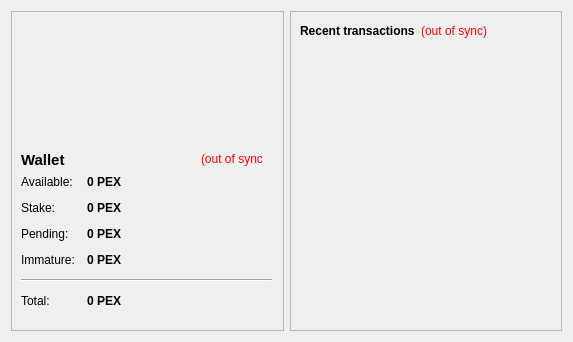
<?xml version="1.0" encoding="UTF-8"?>
<ui version="4.0">
 <class>OverviewPage</class>
 <widget class="QWidget" name="OverviewPage">
  <property name="geometry">
   <rect>
    <x>0</x>
    <y>0</y>
    <width>573</width>
    <height>342</height>
   </rect>
  </property>
  <property name="windowTitle">
   <string>Form</string>
  </property>
  <property name="styleSheet">
   <string notr="true">color: rgb(0, 0, 0);</string>
  </property>
  <layout class="QHBoxLayout" name="horizontalLayout" stretch="1,1">
   <item>
    <layout class="QVBoxLayout" name="verticalLayout_2">
     <item>
      <widget class="QFrame" name="frame">
       <property name="frameShape">
        <enum>QFrame::StyledPanel</enum>
       </property>
       <property name="frameShadow">
        <enum>QFrame::Raised</enum>
       </property>
       <widget class="QWidget" name="layoutWidget">
        <property name="geometry">
         <rect>
          <x>10</x>
          <y>164</y>
          <width>251</width>
          <height>213</height>
         </rect>
        </property>
        <layout class="QFormLayout" name="formLayout_2">
         <property name="fieldGrowthPolicy">
          <enum>QFormLayout::AllNonFixedFieldsGrow</enum>
         </property>
         <property name="horizontalSpacing">
          <number>12</number>
         </property>
         <property name="verticalSpacing">
          <number>12</number>
         </property>
         <item row="0" column="0">
          <widget class="QLabel" name="label">
           <property name="styleSheet">
            <string notr="true">color: rgb(0, 0, 0);</string>
           </property>
           <property name="text">
            <string>Available:</string>
           </property>
          </widget>
         </item>
         <item row="0" column="1">
          <widget class="QLabel" name="labelBalance">
           <property name="font">
            <font>
             <weight>75</weight>
             <bold>true</bold>
            </font>
           </property>
           <property name="cursor">
            <cursorShape>IBeamCursor</cursorShape>
           </property>
           <property name="toolTip">
            <string>Your current spendable balance</string>
           </property>
           <property name="styleSheet">
            <string notr="true">color: rgb(0, 0, 0);</string>
           </property>
           <property name="text">
            <string notr="true">0 PEX</string>
           </property>
           <property name="textInteractionFlags">
            <set>Qt::LinksAccessibleByMouse|Qt::TextSelectableByKeyboard|Qt::TextSelectableByMouse</set>
           </property>
          </widget>
         </item>
         <item row="2" column="0">
          <widget class="QLabel" name="label_6">
           <property name="styleSheet">
            <string notr="true">color: rgb(0, 0, 0);</string>
           </property>
           <property name="text">
            <string>Stake:</string>
           </property>
          </widget>
         </item>
         <item row="2" column="1">
          <widget class="QLabel" name="labelStake">
           <property name="font">
            <font>
             <weight>75</weight>
             <bold>true</bold>
            </font>
           </property>
           <property name="cursor">
            <cursorShape>IBeamCursor</cursorShape>
           </property>
           <property name="toolTip">
            <string>Total of coins that was staked, and do not yet count toward the current balance</string>
           </property>
           <property name="styleSheet">
            <string notr="true">color: rgb(0, 0, 0);</string>
           </property>
           <property name="text">
            <string notr="true">0 PEX</string>
           </property>
           <property name="textInteractionFlags">
            <set>Qt::LinksAccessibleByMouse|Qt::TextSelectableByKeyboard|Qt::TextSelectableByMouse</set>
           </property>
          </widget>
         </item>
         <item row="3" column="0">
          <widget class="QLabel" name="label_3">
           <property name="styleSheet">
            <string notr="true">color: rgb(0, 0, 0);</string>
           </property>
           <property name="text">
            <string>Pending:</string>
           </property>
          </widget>
         </item>
         <item row="3" column="1">
          <widget class="QLabel" name="labelUnconfirmed">
           <property name="font">
            <font>
             <weight>75</weight>
             <bold>true</bold>
            </font>
           </property>
           <property name="cursor">
            <cursorShape>IBeamCursor</cursorShape>
           </property>
           <property name="toolTip">
            <string>Total of transactions that have yet to be confirmed, and do not yet count toward the current balance</string>
           </property>
           <property name="styleSheet">
            <string notr="true">color: rgb(0, 0, 0);</string>
           </property>
           <property name="text">
            <string notr="true">0 PEX</string>
           </property>
           <property name="textInteractionFlags">
            <set>Qt::LinksAccessibleByMouse|Qt::TextSelectableByKeyboard|Qt::TextSelectableByMouse</set>
           </property>
          </widget>
         </item>
         <item row="4" column="0">
          <widget class="QLabel" name="labelImmatureText">
           <property name="styleSheet">
            <string notr="true">color: rgb(0, 0, 0);</string>
           </property>
           <property name="text">
            <string>Immature:</string>
           </property>
          </widget>
         </item>
         <item row="4" column="1">
          <widget class="QLabel" name="labelImmature">
           <property name="font">
            <font>
             <weight>75</weight>
             <bold>true</bold>
            </font>
           </property>
           <property name="toolTip">
            <string>Mined balance that has not yet matured</string>
           </property>
           <property name="styleSheet">
            <string notr="true">color: rgb(0, 0, 0);</string>
           </property>
           <property name="text">
            <string notr="true">0 PEX</string>
           </property>
           <property name="textInteractionFlags">
            <set>Qt::LinksAccessibleByMouse|Qt::TextSelectableByKeyboard|Qt::TextSelectableByMouse</set>
           </property>
          </widget>
         </item>
         <item row="5" column="0" colspan="2">
          <widget class="Line" name="line">
           <property name="orientation">
            <enum>Qt::Horizontal</enum>
           </property>
          </widget>
         </item>
         <item row="6" column="0">
          <widget class="QLabel" name="labelTotalText">
           <property name="styleSheet">
            <string notr="true">color: rgb(0, 0, 0);</string>
           </property>
           <property name="text">
            <string>Total:</string>
           </property>
          </widget>
         </item>
         <item row="6" column="1">
          <widget class="QLabel" name="labelTotal">
           <property name="font">
            <font>
             <weight>75</weight>
             <bold>true</bold>
            </font>
           </property>
           <property name="cursor">
            <cursorShape>IBeamCursor</cursorShape>
           </property>
           <property name="toolTip">
            <string>Your current total balance</string>
           </property>
           <property name="styleSheet">
            <string notr="true">color: rgb(0, 0, 0);</string>
           </property>
           <property name="text">
            <string notr="true">0 PEX</string>
           </property>
           <property name="textInteractionFlags">
            <set>Qt::LinksAccessibleByMouse|Qt::TextSelectableByKeyboard|Qt::TextSelectableByMouse</set>
           </property>
          </widget>
         </item>
        </layout>
       </widget>
       <widget class="QLabel" name="label_5">
        <property name="geometry">
         <rect>
          <x>10</x>
          <y>140</y>
          <width>49</width>
          <height>18</height>
         </rect>
        </property>
        <property name="font">
         <font>
          <pointsize>11</pointsize>
          <weight>75</weight>
          <bold>true</bold>
         </font>
        </property>
        <property name="styleSheet">
         <string notr="true">color: rgb(0, 0, 0);</string>
        </property>
        <property name="text">
         <string>Wallet</string>
        </property>
       </widget>
       <widget class="QLabel" name="labelWalletStatus">
        <property name="geometry">
         <rect>
          <x>190</x>
          <y>140</y>
          <width>62</width>
          <height>16</height>
         </rect>
        </property>
        <property name="toolTip">
         <string>The displayed information may be out of date. Your wallet automatically synchronizes with the Posex network after a connection is established, but this process has not completed yet.</string>
        </property>
        <property name="styleSheet">
         <string notr="true">QLabel { color: red; }</string>
        </property>
        <property name="text">
         <string notr="true">(out of sync)</string>
        </property>
        <property name="alignment">
         <set>Qt::AlignLeading|Qt::AlignLeft|Qt::AlignVCenter</set>
        </property>
       </widget>
      </widget>
     </item>
    </layout>
   </item>
   <item>
    <layout class="QVBoxLayout" name="verticalLayout_3">
     <item>
      <widget class="QFrame" name="frame_2">
       <property name="frameShape">
        <enum>QFrame::StyledPanel</enum>
       </property>
       <property name="frameShadow">
        <enum>QFrame::Raised</enum>
       </property>
       <layout class="QVBoxLayout" name="verticalLayout">
        <item>
         <layout class="QHBoxLayout" name="horizontalLayout_2">
          <item>
           <widget class="QLabel" name="label_4">
            <property name="styleSheet">
             <string notr="true">color: rgb(0, 0, 0);</string>
            </property>
            <property name="text">
             <string>&lt;b&gt;Recent transactions&lt;/b&gt;</string>
            </property>
           </widget>
          </item>
          <item>
           <widget class="QLabel" name="labelTransactionsStatus">
            <property name="toolTip">
             <string>The displayed information may be out of date. Your wallet automatically synchronizes with the Posex network after a connection is established, but this process has not completed yet.</string>
            </property>
            <property name="styleSheet">
             <string notr="true">QLabel { color: red; }</string>
            </property>
            <property name="text">
             <string notr="true">(out of sync)</string>
            </property>
            <property name="alignment">
             <set>Qt::AlignRight|Qt::AlignTrailing|Qt::AlignVCenter</set>
            </property>
           </widget>
          </item>
          <item>
           <spacer name="horizontalSpacer">
            <property name="orientation">
             <enum>Qt::Horizontal</enum>
            </property>
            <property name="sizeHint" stdset="0">
             <size>
              <width>40</width>
              <height>20</height>
             </size>
            </property>
           </spacer>
          </item>
         </layout>
        </item>
        <item>
         <widget class="QListView" name="listTransactions">
          <property name="styleSheet">
           <string notr="true">QListView { background: transparent; color: rgb(0, 0, 0);}
</string>
          </property>
          <property name="frameShape">
           <enum>QFrame::NoFrame</enum>
          </property>
          <property name="verticalScrollBarPolicy">
           <enum>Qt::ScrollBarAlwaysOff</enum>
          </property>
          <property name="horizontalScrollBarPolicy">
           <enum>Qt::ScrollBarAlwaysOff</enum>
          </property>
          <property name="selectionMode">
           <enum>QAbstractItemView::NoSelection</enum>
          </property>
         </widget>
        </item>
       </layout>
      </widget>
     </item>
    </layout>
   </item>
  </layout>
 </widget>
 <resources/>
 <connections/>
</ui>
